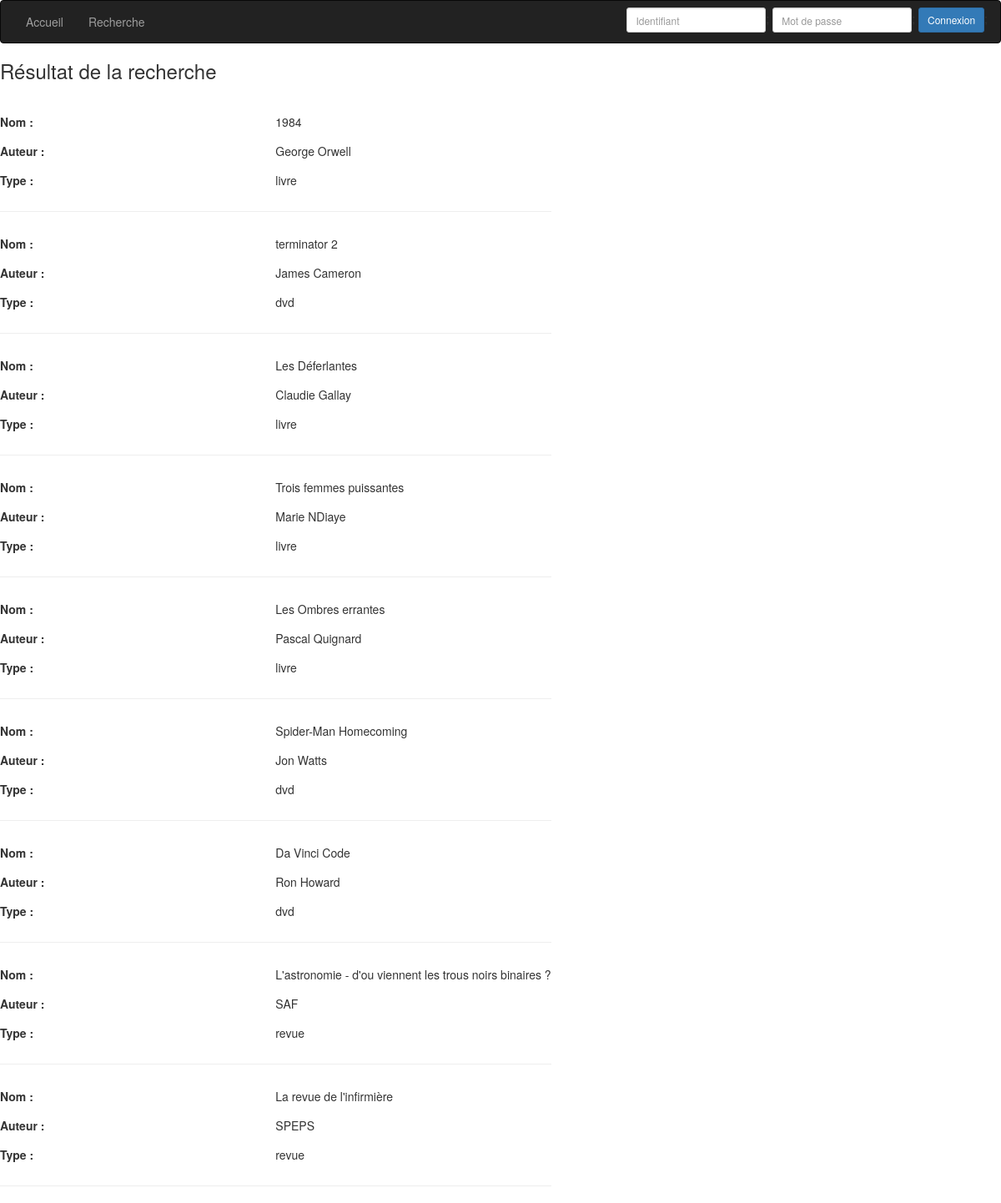
The page /src/Mediatheque/Controleur/ResultatRecherche.php on the database its author committed.
### tables this page shows
CREATE TABLE `ressource` (
  `ID_RESSOURCE` int(11) NOT NULL,
  `NBR_EXEMP` int(11) NOT NULL,
  `CAUTION` float NOT NULL,
  `NBR_JOUR_RETOUR` int(11) NOT NULL,
  `DEREFERENCE` tinyint(1) NOT NULL,
  `TYPE_RESS` varchar(5) NOT NULL,
  `NOM` varchar(100) NOT NULL,
  `AUTEUR` varchar(40) NOT NULL,
  `ANNEE_PUBLI` year(4) NOT NULL,
  `NUM_NIVEAU` int(3) DEFAULT NULL,
  `NUM_ETAGERE` int(3) DEFAULT NULL
);

### src/Mediatheque/Modele/FonctionRecherche.php (called while the page is built, shortened)
<?php
function recherche($nom, $auteur, $type)
{
	include('../Constante/ConnexionBDD.php');
	$req = "SELECT * FROM ressource WHERE DEREFERENCE=0";
	$resultats = $mysqli->query($req);
	return $resultats;
}
?>

### src/Mediatheque/Vue/VueResultatRecherche.php (the view, shortened to what this page needs)
<h3>Résultat de la recherche</h3><br />
<?php
if(mysqli_num_rows($listResultats) > 0)
{
	echo "<table border='0'>";
	while($resultat = mysqli_fetch_array($listResultats))
	{
		echo "<tr>";
			echo "<td height='35'><b>Nom : </b></td>";
			echo "<td height='35'>".$resultat['NOM']."</td>";
		echo "</tr>";
		echo "<tr>";
			echo "<td height='35'><b>Auteur : </b></td>";
			echo "<td height='35'>".$resultat['AUTEUR']."</td>";
		echo "</tr>";
		echo "<tr>";
			echo "<td height='35'><b>Type : </b></td>";
			echo "<td height='35'>".$resultat['TYPE_RESS']."</td>";
		echo "</tr>";
		echo "<tr>";
			echo "<td height='25' width=50%><hr></td>";
			echo "<td height='25' width=50%><hr></td>";
		echo "</tr>";
	}
	echo "</table>";
}
else
{
	echo "Aucun résultat correspondant à votre recherche n'a été trouvé.";
}
?>

### rows shown on the page
ressource: NOM "1984", AUTEUR "George Orwell", TYPE_RESS "livre"
ressource: NOM "terminator 2", AUTEUR "James Cameron", TYPE_RESS "dvd"
ressource: NOM "Les Déferlantes", AUTEUR "Claudie Gallay", TYPE_RESS "livre"
ressource: NOM "Trois femmes puissantes", AUTEUR "Marie NDiaye", TYPE_RESS "livre"
ressource: NOM "Les Ombres errantes", AUTEUR "Pascal Quignard", TYPE_RESS "livre"
ressource: NOM "Spider-Man Homecoming", AUTEUR "Jon Watts", TYPE_RESS "dvd"
ressource: NOM "Da Vinci Code", AUTEUR "Ron Howard", TYPE_RESS "dvd"
ressource: NOM "L'astronomie - d'ou viennent les trous noirs binaires ?", AUTEUR "SAF", TYPE_RESS "revue"
ressource: NOM "La revue de l'infirmière", AUTEUR "SPEPS", TYPE_RESS "revue"
